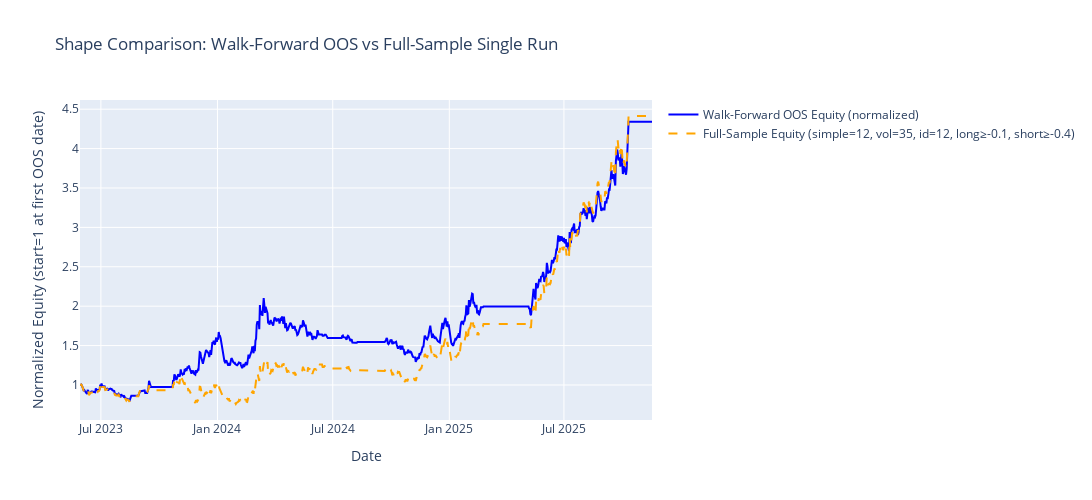

Notebook code for this chart:
### Markdown cell above
---

## Walk-Forward with Continuous State Implementation

**State Continuity Solution:**

Each test period now maintains continuous state from the beginning of the data:
1. **Find optimal parameters** on the training window (parameter optimization)
2. **Run full backtest** from data start to end of test period (continuous state)
3. **Extract test period returns only** for OOS evaluation

This ensures positions carry forward naturally between test windows, providing realistic OOS performance.

**Mode Comparison:**

To compare rolling vs expanding window results, simply change `wf_mode` in the configuration cell and rerun from there. 

**Expected differences:**
- **Rolling**: Better adapts to regime changes, but less training data in early periods
- **Expanding**: More stable with increasing data, but may be slower to adapt to recent market shifts

**Tip**: Run both modes and compare:
- Aggregate OOS Sharpe ratios
- Parameter stability (frequency of selection)
- Drawdown patterns
- IS-OOS Sharpe degradation

### Code cell
# Diagnostic: Compare fixed-parameter full-sample run vs. walk-forward OOS aggregation

param_simple = 12
param_vol = 35
param_id_window = 12
param_long_id_threshold = -0.1
param_short_id_threshold = -0.4

full_eq, full_ret, full_turnover = run_backtest(
    price,
    param_simple,
    param_vol,
    param_id_window,
    param_long_id_threshold,
    param_short_id_threshold,
    start_idx=0,
    end_idx=len(price)
)

if not combined_equity_series.empty and not full_eq.empty:
    eq_full_on_oos = full_eq.reindex(combined_equity_series.index).ffill().dropna()
    eq_full_norm = eq_full_on_oos / eq_full_on_oos.iloc[0]
    eq_oos_norm = combined_equity_series / combined_equity_series.iloc[0]

    fig = go.Figure()
    fig.add_trace(go.Scatter(
        x=eq_oos_norm.index,
        y=eq_oos_norm.values,
        mode='lines',
        name='Walk-Forward OOS Equity (normalized)',
        line=dict(color='blue', width=2)
    ))
    fig.add_trace(go.Scatter(
        x=eq_full_norm.index,
        y=eq_full_norm.values,
        mode='lines',
        name=f'Full-Sample Equity (simple={param_simple}, vol={param_vol}, id={param_id_window}, long≥{param_long_id_threshold}, short≥{param_short_id_threshold})',
        line=dict(color='orange', width=2, dash='dash')
    ))
    fig.update_layout(
        title='Shape Comparison: Walk-Forward OOS vs Full-Sample Single Run',
        xaxis_title='Date',
        yaxis_title='Normalized Equity (start=1 at first OOS date)',
        hovermode='x unified', width=1200, height=500
    )
    fig.show()

    full_ret_on_oos = full_ret.reindex(combined_returns_series.index).fillna(0)
    oos_ret_aligned = combined_returns_series.reindex(full_ret_on_oos.index).fillna(0)

    if (full_ret_on_oos.std(ddof=1) > 0) and (oos_ret_aligned.std(ddof=1) > 0):
        corr = full_ret_on_oos.corr(oos_ret_aligned)
    else:
        corr = float('nan')

    print('=== OOS vs Full-Run Return Comparison ===')
    print(f'Parameters: simple={param_simple}, vol={param_vol}, id={param_id_window}, long≥{param_long_id_threshold}, short≥{param_short_id_threshold}')
    print(f'Overlap days: {len(full_ret_on_oos)}')
    print(f'Correlation (OOS vs Full): {corr:.4f}')
    print(f'Mean diff (OOS - Full): {(oos_ret_aligned - full_ret_on_oos).mean():.6f}')
    print(f'Max abs diff: {(oos_ret_aligned - full_ret_on_oos).abs().max():.6f}')

    diff = (oos_ret_aligned - full_ret_on_oos).abs()
    mismatches = diff[diff > 1e-12].head(10)
    if len(mismatches) > 0:
        print('Sample mismatched dates (abs diff > 1e-12):')
        for dt, val in mismatches.items():
            print(f'  {dt.date()}  diff={val:.6e}  oos={oos_ret_aligned.loc[dt]:.6f}  full={full_ret_on_oos.loc[dt]:.6f}')
else:
    print('Cannot run comparison: one of the series is empty.')

### Figure 1 — Plotly figure (JSON) as saved in the notebook; plotly's stock layout.template omitted (floating-point values rounded to 4 significant figures; data arrays with more than 128 entries replaced by an {"elided": "..."} marker saying what was removed)
{"data": [{"line": {"color": "blue", "width": 2}, "mode": "lines", "name": "Walk-Forward OOS Equity (normalized)", "type": "scatter", "x": {"elided": "904 str values"}, "y": {"elided": "904 float values"}}, {"line": {"color": "orange", "dash": "dash", "width": 2}, "mode": "lines", "name": "Full-Sample Equity (simple=12, vol=35, id=12, long≥-0.1, short≥-0.4)", "type": "scatter", "x": {"elided": "904 str values"}, "y": {"elided": "904 float values"}}], "layout": {"height": 500, "hovermode": "x unified", "title": {"text": "Shape Comparison: Walk-Forward OOS vs Full-Sample Single Run"}, "width": 1200, "xaxis": {"title": {"text": "Date"}}, "yaxis": {"title": {"text": "Normalized Equity (start=1 at first OOS date)"}}}}
